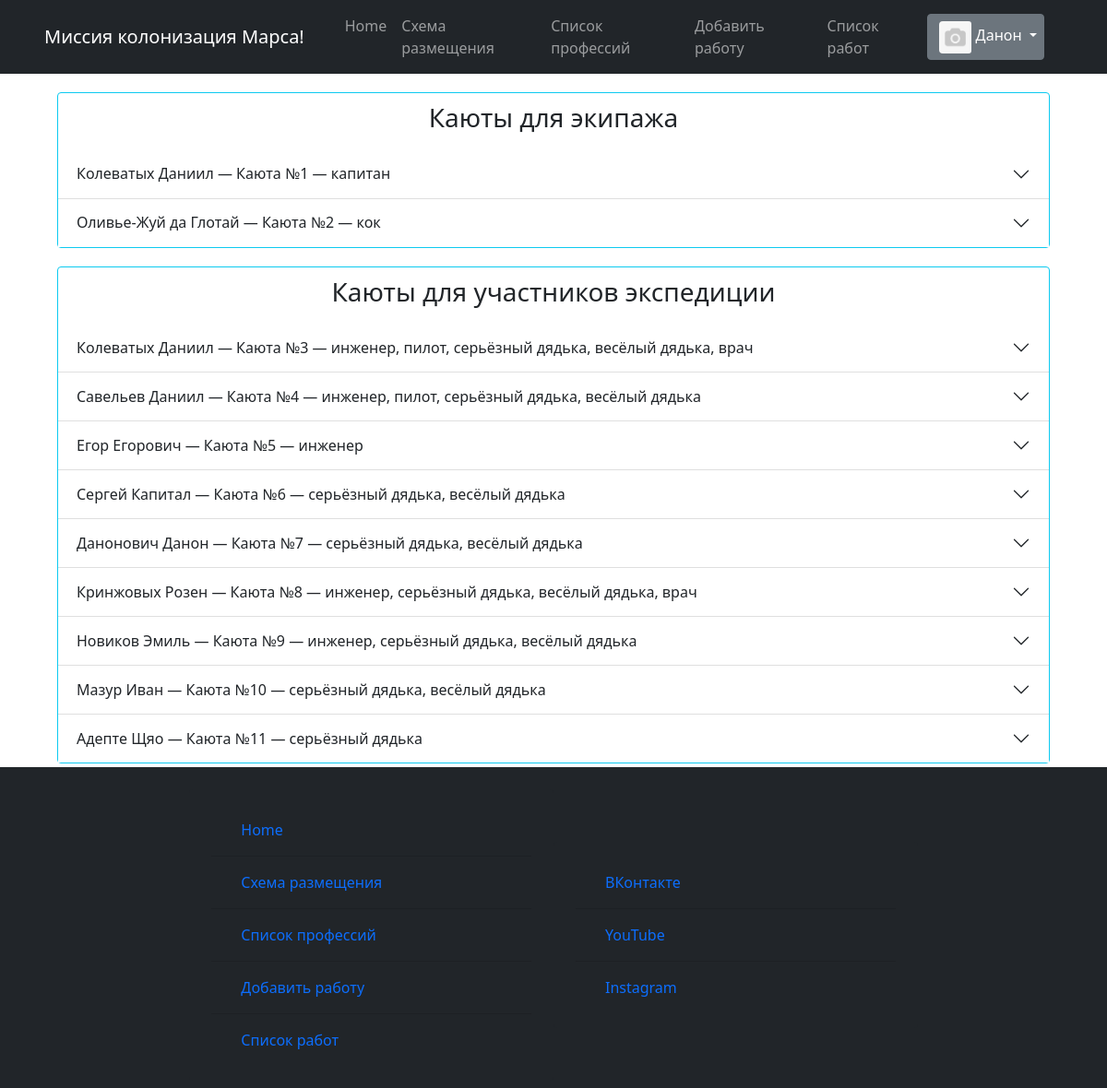
The app's page /distribution/ (signed in) with its own data.
### static/data/users.py (models this page shows, shortened)
class User(SqlAlchemyBase, UserMixin):
    __tablename__ = 'users'
    id = sqlalchemy.Column(sqlalchemy.Integer,
                           primary_key=True, autoincrement=True)
    surname = sqlalchemy.Column(sqlalchemy.String, nullable=True)
    name = sqlalchemy.Column(sqlalchemy.String, nullable=True)
    sex = sqlalchemy.Column(sqlalchemy.String, nullable=True)
    email = sqlalchemy.Column(sqlalchemy.String,
                              index=True, unique=True, nullable=True)
    hashed_password = sqlalchemy.Column(sqlalchemy.String, nullable=True)
    studying = sqlalchemy.Column(sqlalchemy.String, nullable=True)
    professions = sqlalchemy.Column(sqlalchemy.String, nullable=True)
    about = sqlalchemy.Column(sqlalchemy.String, nullable=True)
    created_date = sqlalchemy.Column(sqlalchemy.String, nullable=True)
    image_link = sqlalchemy.Column(sqlalchemy.String, nullable=True)
    disk_path = sqlalchemy.Column(sqlalchemy.String, nullable=True)

### static/data/crew.py (models this page shows, shortened)
class Crew(SqlAlchemyBase, UserMixin):
    __tablename__ = 'crew'
    id = sqlalchemy.Column(sqlalchemy.Integer,
                           primary_key=True, autoincrement=True)
    uniq_crew_id = sqlalchemy.Column(sqlalchemy.Integer, nullable=True)
    post = sqlalchemy.Column(sqlalchemy.String, nullable=True)
    surname = sqlalchemy.Column(sqlalchemy.String, nullable=True)
    name = sqlalchemy.Column(sqlalchemy.String, nullable=True)
    email = sqlalchemy.Column(sqlalchemy.String,
                              index=True, unique=True, nullable=True)
    sex = sqlalchemy.Column(sqlalchemy.String, nullable=True)
    hashed_password = sqlalchemy.Column(sqlalchemy.String, nullable=True)
    studying = sqlalchemy.Column(sqlalchemy.String, nullable=True)
    professions = sqlalchemy.Column(sqlalchemy.String, nullable=True)
    about = sqlalchemy.Column(sqlalchemy.String, nullable=True)
    created_date = sqlalchemy.Column(sqlalchemy.String, nullable=True)

### runner.py (the view)
@app.route('/distribution/', methods=['POST', 'GET'])
def distribution():
    db_sess = db_session.create_session()
    data_members = [[user.surname, user.name, user.sex, user.email, user.studying, user.professions, user.about,
                     user.created_date] for user in db_sess.query(User).all()]
    db_sess = db_session.create_session()
    data_crew = [[user.surname, user.name, user.post, user.email, user.studying, user.professions, user.about,
                  user.created_date] for user in db_sess.query(Crew).all()]
    return render_template("html/distribution.html",
                           title='Список профессий',
                           image=image,
                           menu_bar_title='Миссия колонизация Марса!',
                           rooms=[data_crew, data_members],
                           shift=len(data_crew))

### runner.py (called while the page is built)
@login_manager.user_loader
def load_user(user_id):
    db_sess = db_session.create_session()
    return db_sess.query(User).get(user_id)

### static/data/db_session.py (called while the page is built)
def create_session() -> Session:
    global __factory
    return __factory()

### templates/html/distribution.html (shortened to what this page needs)
{% extends "html/base.html" %}
{% block content %}
    <div class="startpage">
        <div class="card border-info distribution">
            <div class="card-body-title distribution-title">
                <h3>Каюты для экипажа</h3>
            </div>
            <div class="accordion accordion-flush" id="accordionFlushExample">
                {% for room in rooms[0] %}
                <div class="accordion-item">
                    <h2 class="accordion-header" id="{{ loop.index }}">
                        <button class="accordion-button collapsed" type="button" data-bs-toggle="collapse" data-bs-target="#flush-{{ loop.index }}" aria-expanded="false" aria-controls="flush-collapseOne">
                            {{ room[0] }} {{ room[1] }} — Каюта №{{ loop.index }} — {{ room[2].lower() }}
                        </button>
                    </h2>
                </div>
                {% endfor %}
            </div>
        </div>
        <div class="card border-info distribution">
            <div class="card-body-title distribution-title">
                <h3>Каюты для участников экспедиции</h3>
            </div>
            <div class="accordion accordion-flush" id="accordionFlushExample">
                {% for room in rooms[1] %}
                    <div class="accordion-item">
                        <h2 class="accordion-header" id="{{ loop.index }}-members">
                            <button class="accordion-button collapsed" type="button" data-bs-toggle="collapse" data-bs-target="#flush-{{ loop.index }}-members" aria-expanded="false" aria-controls="flush-collapseOne">
                                {{ room[0] }} {{ room[1] }} — Каюта №{{ loop.index + shift }} — {{ room[5].lower() }}
                            </button>
                        </h2>
                    </div>
                {% endfor %}
            </div>
        </div>
    </div>
{% endblock %}

### templates/html/base.html (shortened to what this page needs)
<!doctype html>
<html lang="en">
<head>
    <link rel="stylesheet"
          href="https://stackpath.bootstrapcdn.com/bootstrap/4.4.1/css/bootstrap.min.css"
>
    <link rel="stylesheet" href="../../static/css/professions.css">
    <link rel="stylesheet" href="../../static/css/index.css">
    <link rel="stylesheet" href="../../static/css/bar.css">
    <link rel="stylesheet" href="../../static/bootstrap-5.1.3-dist/css/bootstrap.css">
    <link rel="stylesheet" href="../../static/bootstrap-5.1.3-dist/css/bootstrap-grid.css">
    <link rel="stylesheet" href="../../static/bootstrap-5.1.3-dist/css/bootstrap-reboot.css">
    <link rel="stylesheet" href="../../static/bootstrap-5.1.3-dist/css/bootstrap-utilities.css">
    <link rel="stylesheet" href="../../static/css/professions.css">
    <link rel="stylesheet" href="../../static/css/index.css">
    <link rel="stylesheet" href="../../static/css/bar.css">
</head>
<body>
<div class="wrapper">
    <header>
    <nav class="navbar navbar-expand-lg navbar-dark bg-dark text-white">
        <div class="container-fluid">
            <a class="navbar-brand" href="/homepage">{{ menu_bar_title }}</a>
            <div class="collapse navbar-collapse" id="navbarSupportedContent">
                <ul class="navbar-nav me-auto mb-2 mb-lg-0">
                    <li class="nav-item">
                        <a class="nav-link" aria-current="page" href="/homepage">Home</a>
                    </li>
                    <li class="nav-item">
                        <a class="nav-link" href="/distribution">Схема размещения</a>
                    </li>
                    <li class="nav-item">
                        <a class="nav-link" href="/list_prof/ul">Список профессий</a>
                    </li>
                    <li class="nav-item">
                        <a class="nav-link" href="/create_job">Добавить работу</a>
                    </li>
                    <li class="nav-item">
                        <a class="nav-link" href="/job_list">Список работ</a>
                    </li>
                </ul>
                {% if current_user.is_authenticated %}
                    <div class="dropdown-navbar user-navbar">
                        <div class="btn-group">
                            <button type="button" class="btn btn-secondary dropdown-toggle" data-bs-toggle="dropdown"
                                    href="#" role="button" aria-expanded="false" id="user">
                                <span>
                                    {% if image %}
                                        <img src="{{ url_for('static', filename=image) }}"
                                             class="img-fluid rounded-start profile-card-img miniature-pic"
                                             alt="">
                                    {% else %}
                                        <img src="{{ url_for('static', filename='/images/avatars/no_avatar.png') }}"
                                             class="img-fluid rounded-start profile-card-img miniature-pic"
                                             alt="">
                                    {% endif %}
                                </span>
                                {{ current_user.name }}
                            </button>
                        </div>
                    </div>
                {% else %}
                    <form class="d-flex">
                        <a class="nav-brand" href="/login"><button class="btn btn-outline-success me-2" type="button">Войти</button></a>
                        <a class="nav-brand" href="/register"><button class="btn btn-outline-success me-2" type="button">Зарегистрироваться</button></a>
                    </form>
                {% endif %}
            </div>
        </div>
    </nav>
</header>
<main role="main" class="container">
    {% block content %}{% endblock %}
</main>
<footer class="navbar navbar-dark bg-dark navbar-footer row g-3" id="footer">
    <div class="card bg-dark col-md-4 footer-column">
        <div class="card-body">
            <form class="form-footer" method="post" novalidate>
                <ul class="list-group list-group-flush bg-dark">
                    <li class="list-group-item bg-dark">
                        <a class="nav-link" aria-current="page" href="/homepage">Home</a>
                    </li>
                    <li class="list-group-item bg-dark">
                        <a class="nav-link" href="/distribution">Схема размещения</a>
                    </li>
                    <li class="list-group-item bg-dark">
                        <a class="nav-link" href="/list_prof/ul">Список профессий</a>
                    </li>
                    <li class="list-group-item bg-dark">
                        <a class="nav-link" href="/create_job">Добавить работу</a>
                    </li>
                    <li class="list-group-item bg-dark">
                        <a class="nav-link" href="/job_list">Список работ</a>
                    </li>
                </ul>
            </form>
        </div>
    </div>
    <div class="card bg-dark col-md-4 footer-column">
        <div class="card-body">
            <form class="form-footer" method="post" novalidate>
                <ul class="list-group list-group-flush bg-dark">
                    <li class="list-group-item bg-dark">
                        <a class="nav-link" aria-current="page" href="https://m.vk.com/daniilkolevatykh"
                           target="_blank">ВКонтакте</a>
                    </li>
                    <li class="list-group-item bg-dark">
                        <a class="nav-link" href="https://www.youtube.com/channel/UCYcTAs_MR2JaN-LxTlDMQxA"
                           target="_blank">YouTube</a>
                    </li>
                    <li class="list-group-item bg-dark">
                        <a class="nav-link" href="https://www.instagram.com/daniil_kolevatykh/"
                           target="_blank">Instagram</a>
                    </li>
                </ul>
            </form>
        </div>
    </div>
</footer>
</div>
</body>
</html>

### static/css/index.css (style rules this page uses)
.dropdown-navbar { padding-right: 40px; }
.distribution { margin: 20px; }
.distribution-title { text-align: center; margin: 10px; }
* { margin: 0; padding: 0; }
html, body { height: 100%; }
.wrapper { height: 100%; display: flex; flex-direction: column; }
main { flex: 1 1 auto; }
.footer-column { border: none; vertical-align: top; }
.profile-card-img { margin-top: 10px; border: 2px solid #86b7fe; border-radius: 3px; }
.miniature-pic { margin-top: 1px; border: none; image-rendering: auto; width: 35px; height: 35px; object-fit: cover; }

### static/css/bar.css (style rules this page uses)
.navbar-brand { alignment: center; padding-left: 20px; padding-right: 20px; }

### records on screen
User: name "Данон", surname "Данонович", professions "серьёзный дядька, весёлый дядька"
Crew: surname "Колеватых", name "Даниил", post "капитан"
Crew: surname "Оливье-Жуй", name "да Глотай", post "кок"
User: surname "Колеватых", name "Даниил", professions "инженер, пилот, серьёзный дядька, весёлый дядька, врач"
User: surname "Савельев", name "Даниил", professions "инженер, пилот, серьёзный дядька, весёлый дядька"
User: surname "Егор", name "Егорович", professions "инженер"
User: surname "Сергей", name "Капитал", professions "серьёзный дядька, весёлый дядька"
User: surname "Кринжовых", name "Розен", professions "инженер, серьёзный дядька, весёлый дядька, врач"
User: surname "Новиков", name "Эмиль", professions "инженер, серьёзный дядька, весёлый дядька"
User: surname "Мазур", name "Иван", professions "серьёзный дядька, весёлый дядька"
User: surname "Адепте", name "Щяо", professions "серьёзный дядька"

### other values on screen
{{ menu_bar_title }} "Миссия колонизация Марса!"
